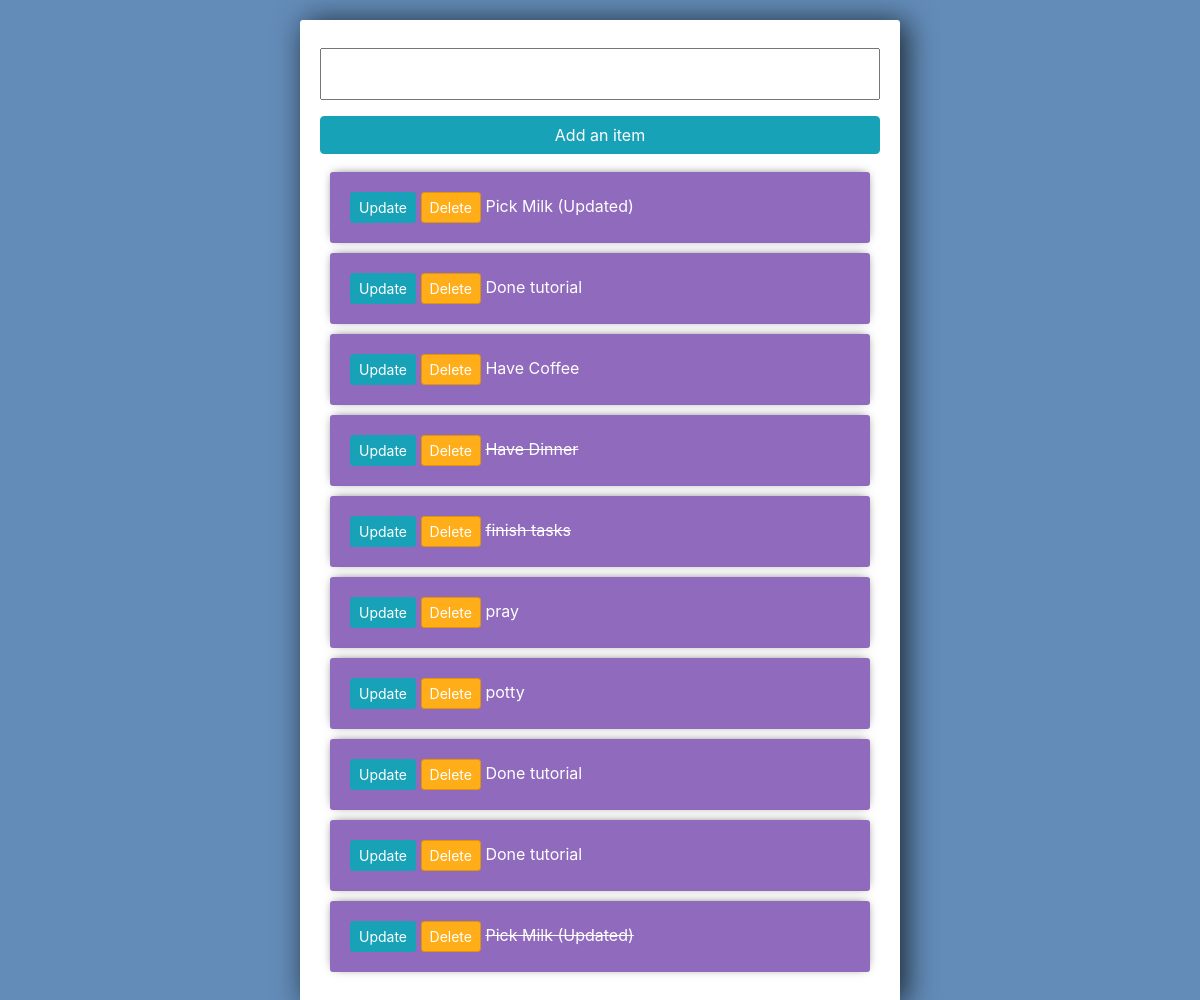
The page / on the database its author committed.
### todolist/models.py (models this page shows)
class Todo(models.Model):
    title = models.CharField(max_length=255)
    complete = models.BooleanField(default=False)
    created = models.DateTimeField(auto_now_add=True)
    def __str__(self):
        return self.title

### todolist/views.py (the view)
# urls.py: path('',views.index, name="list"),
def index(request):
    todos = Todo.objects.all()
    form = TodoForm()
    if request.method == 'POST':
        form = TodoForm(request.POST)
        if form.is_valid():
            form.save()
        return redirect('/')
    context = {'todos':todos,'form':form}
    return render(request, 'todolist/list.html',context)

### todolist/forms.py
class TodoForm(forms.ModelForm):
    class Meta:
        model = Todo
        fields = '__all__'

### todolist/templates/todolist/list.html (shortened to what this page needs)
{% load static %}
<!DOCTYPE html>
<html>
    <head>
        <link rel="stylesheet" href="https://stackpath.bootstrapcdn.com/bootstrap/4.3.1/css/bootstrap.min.css">
        <link rel="stylesheet" href="{% static 'todolist/todolist.css' %}">
    </head>
    <body>
        <div class="center-column">
            <form method="POST" action="/">
                {{form.title}}
                <input  class="btn btn-info" type="submit" name="Create Task" value="Add an item">
            </form>
            <div class="todo-list">
                {% for todo in todos %}
                <div class="item-row">
                    <a class="btn btn-sm btn-info" href="{% url 'update_task' todo.id %}">Update</a>
                    <a class="btn btn-sm btn-danger"  href="{% url 'delete' todo.id %}">Delete</a>
                    {% if todo.complete == True %}
                        <s>{{todo}}</s>
                    {% else %}
                        <span>{{todo}}</span>
                    {% endif %}
                </div>
                {% endfor %}
            </div>
        </div>
    </body>
</html>

### todolist/static/todolist/todolist.css (style rules this page uses)
body { background-color: #638CB8; }
input { width: 100%; padding: 12px 20px; margin: 8px 0; box-sizing: border-box; }
input::placeholder { color: #d3d3d3; }
.center-column { width:600px; margin: 20px auto; padding:20px; background-color: #fff; border-radius: 3px; box-shadow: 6px 2px 30px 0px rgba(0,0,0,0.75); }
.item-row { background-color: #906abd; margin: 10px; padding: 20px; border-radius: 3px; color: #fff; font-size: 16px; box-shadow: 0px -1px 10px -4px rgba(0,0,0,0.75); }
.btn-danger { background-color: #ffae19; border-color: #e59400; }

### rows shown on the page
Todo: title "Pick Milk (Updated)"
Todo: title "Done tutorial"
Todo: title "Have Coffee"
Todo: title "Have Dinner"
Todo: title "finish tasks"
Todo: title "pray"
Todo: title "potty"
Todo: title "Done tutorial"
Todo: title "Done tutorial"
Todo: title "Pick Milk (Updated)"
